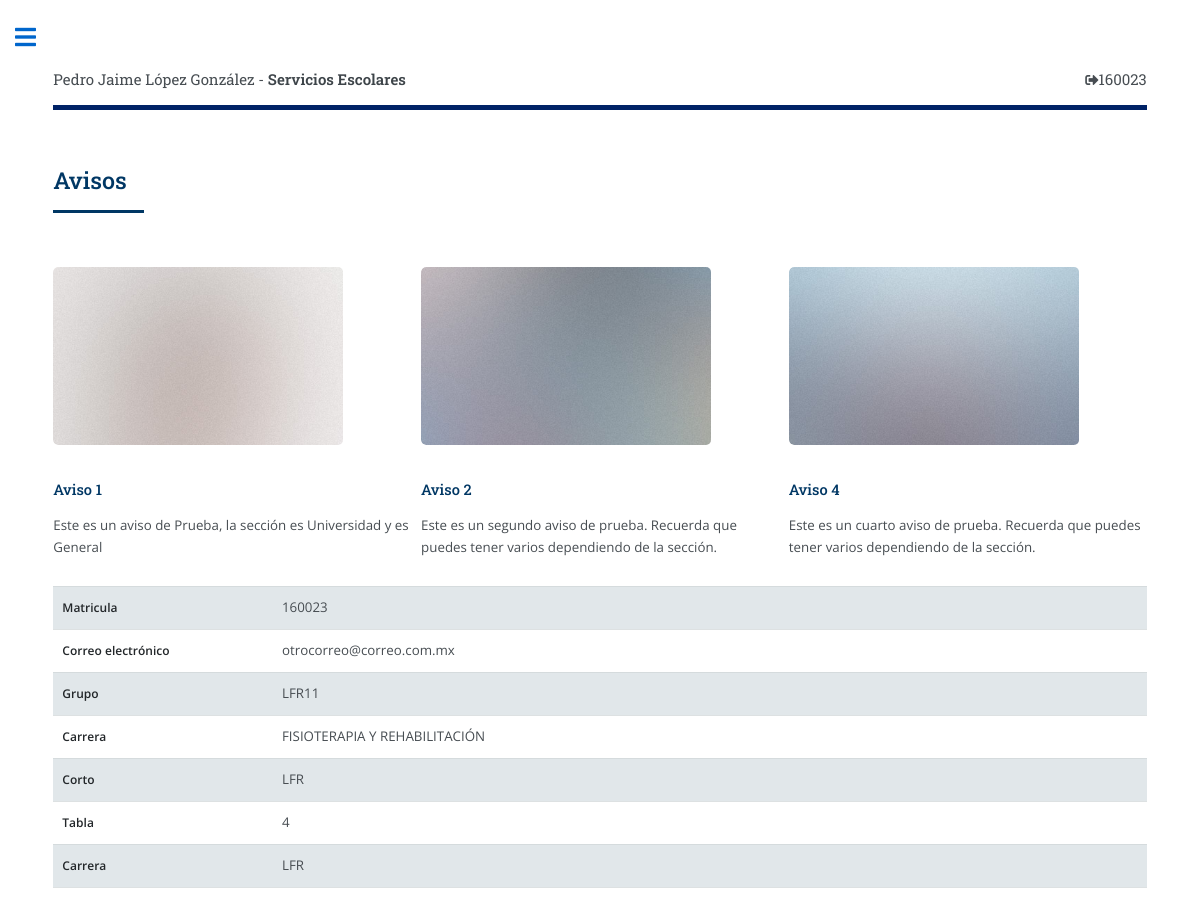
The page /index_sara.php (signed in) on the database its author committed.
### tables this page shows
CREATE TABLE `Avisos` (
  `Consecutivo` int NOT NULL,
  `Seccion` int NOT NULL,
  `Carrera` varchar(3) NOT NULL,
  `Grado` int NOT NULL,
  `Titulo` varchar(30) NOT NULL,
  `Contenido` longtext NOT NULL,
  `Url` text NOT NULL,
  `Imagen` text NOT NULL,
  `Fecha_Inicio` date NOT NULL,
  `Fecha_Fin` date NOT NULL,
  `Activo` text,
  `Usuario` text NOT NULL
);

### dbconect.php (called while the page is built, shortened)
<?php
class aviso {
public function leer_avisos($Seccion, $Grado){
    $conn=new Conexion();
    try {
        $stmt = $conn->prepare ("SELECT Seccion, Grado, Titulo, Contenido, Url, Imagen, Usuario FROM Avisos WHERE Seccion = :ss and Grado = 0 or Grado = :pp and Activo = 'Si'");
        $stmt->bindParam(':ss', $Seccion);
        $stmt->bindParam(':pp', $Grado);
        $stmt->execute();
        $resultado= $stmt->fetchAll(PDO::FETCH_ASSOC);
        return $resultado;
    } catch(PDOException $e) {
        echo 'Error: ' . $e->getMessage();
    }
}
}
?>

### libs.php (the view, shortened to what this page needs)
<?php
function headerfull_($title) {
echo '<!DOCTYPE HTML><html>'."\n";
echo '<head>'."\n";
echo '<link rel="stylesheet" href="assets/css/main.css" />'."\n";
echo '<link href="assets/css/fontawesome-all.min.css" rel="stylesheet">'."\n";
echo '</head>'."\n";
echo '<body class="is-preload">'."\n";
echo '<div id="wrapper">'."\n";
echo '<div id="main">'."\n";
echo '<div class="inner">'."\n";
if ($_SESSION['login'] == 1) {
    echo '<header id="header"><a href="index.php" class="logo">'.$_SESSION['Nombres'].' - <strong>'.$title.'</strong></a>'."\n";
} else {
    echo '<header id="header"><a href="index.php" class="logo"><strong>Instituto Valladolid</strong> - Servicios Escolares</a>'."\n";
}
echo '<ul class="icons">'."\n";
if ($_SESSION['login'] == 1) {
    echo '<li class="icon solid fa-sign-out-alt" style="width:auto;"><a href="logout.php" class="logo">'.$_SESSION['Id'].'</a></li>'."\n";
} else {
?>
    <li class="icon solid fa-key" onclick="document.getElementById('id01').style.display='block'" style="width:auto;"><a href="#" class="logo"> Ingresar</a></li>
<?php
    }
echo '</ul></header>'."\n";
echo '<section>'."\n";
}
            ?>
<?php
function sidebar() {
echo '</div> '."\n";
}
function scripts() {
echo '</body>'."\n";
echo '</html>'."\n";
}
function getAvisos($seccion, $grado) {
    $conn = new aviso();
    $aviso = $conn->leer_avisos($seccion, $grado);
    $indice = count($aviso);
    if ($indice>0) {
    		echo '<section>'."\n";
    		echo '<header class="major"><h2>Avisos</h2></header>'."\n";
    		echo '<div class="box alt">'."\n";
            echo '<div class="row gtr-50 gtr-uniform">'."\n";
            foreach($aviso as $contenido) {
                echo '<div class="col-4"><span class="image fit"><a href="'.$contenido['Url'].'" class="image"><img src="images/'.$contenido['Imagen'].'" alt="" /></a></span>'."\n";
                echo '<h4>'.$contenido['Titulo'].'</h4>'."\n";
                echo '<p>'.$contenido['Contenido'].'</p>'."\n";
                echo '</div>'."\n";
            }
            echo '</div>'."\n";
            echo '</div>'."\n";
            echo '</section>'."\n";
    }
}
            ?>

### rows shown on the page
avisos: Imagen (picture), Titulo "Aviso 1", Contenido "Este es un aviso de Prueba, la sección es Universidad y es General"
avisos: Imagen (picture), Titulo "Aviso 2", Contenido "Este es un segundo aviso de prueba. Recuerda que puedes tener varios dependiendo de la sección."
avisos: Imagen (picture), Titulo "Aviso 4", Contenido "Este es un cuarto aviso de prueba. Recuerda que puedes tener varios dependiendo de la sección."

### other values the page prints
$_SESSION['Nombres'] "Pedro Jaime López González"
$title "Servicios Escolares"
$_SESSION['Id'] "160023"
$_SESSION['Correo'] "otrocorreo@correo.com.mx"
$_SESSION['IdGrupo'] "LFR11"
secciones($_SESSION['Seccion']) "FISIOTERAPIA Y REHABILITACIÓN"
corto_seccion() "LFR"
$_SESSION['Seccion'] "4"
$_SESSION['Carrera'] "LFR"
